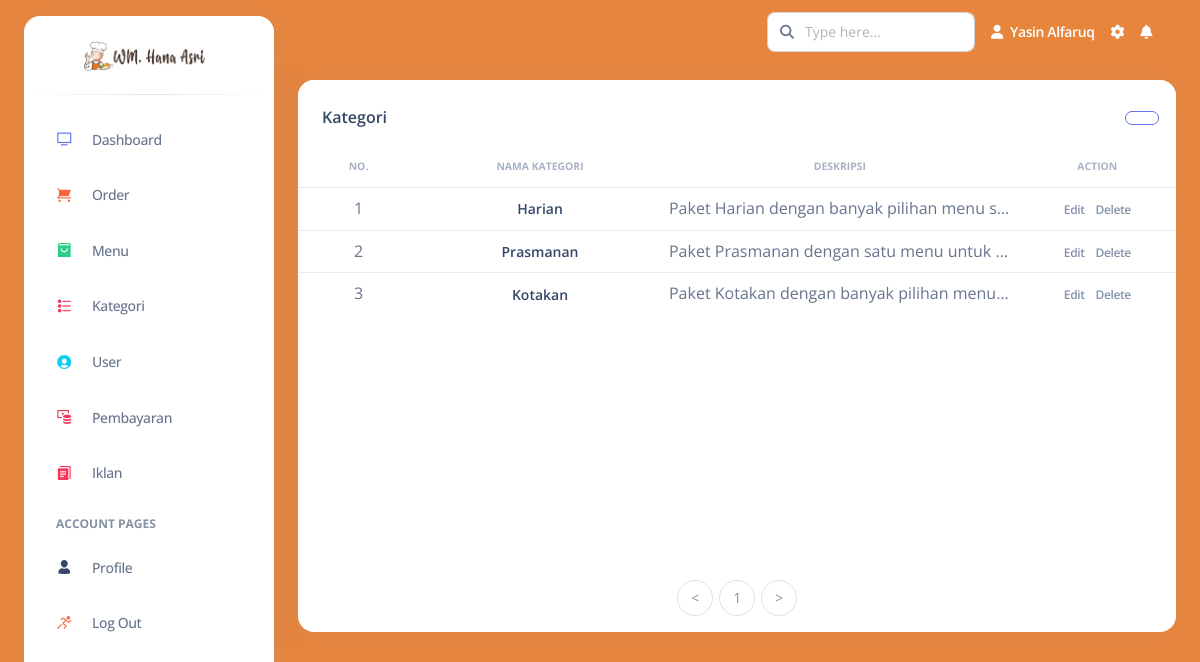
Page /dashboard/pages/kategori/kategori.php (signed in) on the earlier database version.
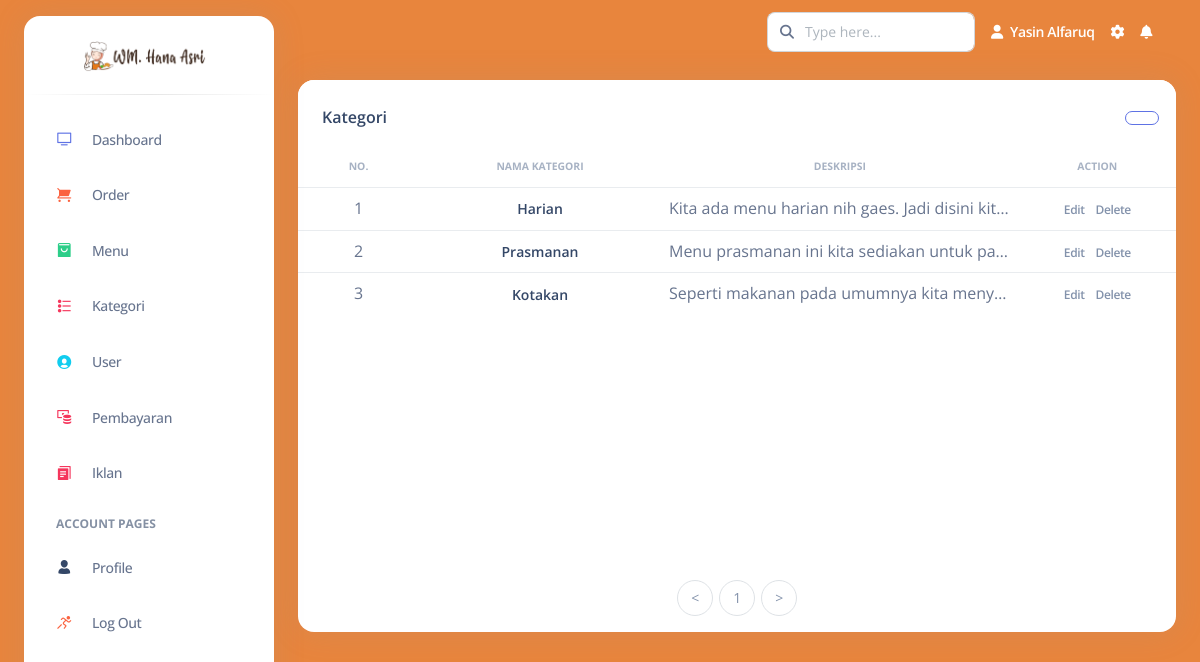
Same page on the later database version.
### tables this page shows
CREATE TABLE `kategori` (
  `id_kategori` int(11) NOT NULL,
  `nama_kategori` varchar(100) NOT NULL,
  `deskripsi` varchar(100) NOT NULL
);

### dashboard/pages/kategori/kategori.php (the view, shortened to what this page needs)
<?php
include('../header.php');
?>
<div class="container-fluid py-3">
  <div class="row">
    <div class="col-12">
      <div class="card" style="height:100vh; max-height: 552px;">
        <div class="card-header pb-0">
          <div class="d-flex align-items-center mb-3">
            <h6 class="mb-0">Kategori</h6>
            <div class="text-end" style="flex: 0 0 auto; width: 93%;">
              <button class="btn btn-outline-primary btn-xs mb-0" data-bs-toggle="modal" data-bs-target="#exampleModalCreate"><i class="uil uil-plus" style="font-size: 15px;"></i></button>
            </div>
          </div>
        </div>
        <div class="card-body px-0 pt-0 pb-2">
          <div class="table-responsive p-0">
            <table class="table align-items-center mb-0">
              <thead>
                <tr>
                  <th class="text-center text-uppercase text-secondary text-xxs font-weight-bolder opacity-7">No.</th>
                  <th class="text-center text-uppercase text-secondary text-xxs font-weight-bolder opacity-7">Nama Kategori</th>
                  <th class="text-center text-uppercase text-secondary text-xxs font-weight-bolder opacity-7">Deskripsi</th>
                  <th class="text-center text-uppercase text-secondary text-xxs font-weight-bolder opacity-7">Action</th>
                </tr>
              </thead>
              <tbody>
                <?php
                $batas = 10;
                $halaman = isset($_GET['halaman'])?(int)$_GET['halaman'] : 1;
                $halaman_awal = ($halaman>1) ? ($halaman * $batas) - $batas : 0;
                $previous = $halaman - 1;
                $next = $halaman + 1;
                $data = mysqli_query($koneksi,"SELECT * FROM kategori;");
                $jumlah_data = mysqli_num_rows($data);
                $total_halaman = ceil($jumlah_data / $batas);
                $data_pegawai = mysqli_query($koneksi,"SELECT * FROM kategori LIMIT $halaman_awal, $batas");
                $nomor = $halaman_awal+1;
                while($d = mysqli_fetch_array($data_pegawai)){
                  ?>
                  <tr>
                    <td class="text-center"><?php echo $nomor++; ?></td>
                    <td class="text-center"><h6 class="mb-0 text-sm"><?php echo $d['nama_kategori']; ?></h6></td>
                    <td class="text-truncate" style="max-width: 200px;"><?php echo $d['deskripsi']; ?></td>
                    <td class="align-middle text-center">
                      <a href="" class="text-secondary font-weight-bold text-xs" data-toggle="tooltip" data-original-title="Edit kategori" data-bs-toggle="modal" data-bs-target="#exampleModalEdit<?php echo $d['id_kategori']; ?>">
                        Edit
                      </a>
                      <a onclick="return confirm('Anda Yakin Ingin Menghapus Data Kategori')" href="kategori.php?id_kategori=<?php echo $d['id_kategori'] ?>" class="text-secondary font-weight-bold text-xs" data-toggle="tooltip" data-original-title="Edit kategori">
                        Delete
                      </a>
                    </td>
                  </tr>
                    <?php
                  }
                  ?>
                </tbody>
              </table>
            </div>
          </div>
          <nav>
            <ul class="pagination justify-content-center">
              <li class="page-item">
                <a class="page-link" <?php if($halaman > 1){ echo "href='?halaman=$previous'"; } ?>> < </a>
              </li>
              <?php
              for($x=1;$x<=$total_halaman;$x++){
                ?>
                <li class="page-item"><a class="page-link" href="?halaman=<?php echo $x ?>"><?php echo $x; ?></a></li>
                <?php
              }
              ?>
              <li class="page-item">
                <a  class="page-link" <?php if($halaman < $total_halaman) { echo "href='?halaman=$next'"; } ?>>> </a>
              </li>
            </ul>
          </nav>
        </div>
      </div>
    </div>
  </div>
  <?php
  include('../footer.php');
?>

### dashboard/pages/header.php (shortened to what this page needs)
<?php
$userName =  $_SESSION['name']  ;
?>
<!DOCTYPE html>
<html lang="en">
<head>
  <link href="../../assets/css/nucleo-icons.css" rel="stylesheet" />
  <link href="../../assets/css/nucleo-svg.css" rel="stylesheet" />
  <link href="../../assets/css/nucleo-svg.css" rel="stylesheet" />
  <link id="pagestyle" href="../../assets/css/argon-dashboard.css?v=2.0.4" rel="stylesheet" />
  <link rel='stylesheet' href='https://unicons.iconscout.com/release/v2.1.9/css/unicons.css'>
</head>
<body class="g-sidenav-show" style="background-color: #E8853D;">
  <div class="min-height-300 position-absolute w-100"></div>
  <aside class="sidenav bg-white navbar navbar-vertical navbar-expand-xs border-0 border-radius-xl my-3 fixed-start ms-4 " id="sidenav-main">
    <div class="sidenav-header">
      <a class="navbar-brand m-0" href="../index.php">
        <img src="../../../assets/img/logo/logo.png" class="navbar-brand-img h-100" alt="main_logo" style="margin-left:25px;">
      </a>
    </div>
    <hr class="horizontal dark mt-0">
    <ul class="navbar-nav">
      <li class="nav-item">
        <a class="nav-link " href="../../index.php">
          <div class="icon icon-shape icon-sm border-radius-md text-center me-2 d-flex align-items-center justify-content-center">
            <i class="ni ni-tv-2 text-primary text-sm opacity-10"></i>
          </div>
          <span class="nav-link-text ms-1">Dashboard</span>
        </a>
      </li>
      <li class="nav-item">
        <a class="nav-link " href="../../pages/order/order.php">
          <div class="icon icon-shape icon-sm border-radius-md text-center me-2 d-flex align-items-center justify-content-center">
            <i class="ni ni-cart text-warning text-sm opacity-10"></i>
          </div>
          <span class="nav-link-text ms-1">Order</span>
        </a>
      </li>
      <li class="nav-item">
        <a class="nav-link " href="../../pages/menu/menu.php">
          <div class="icon icon-shape icon-sm border-radius-md text-center me-2 d-flex align-items-center justify-content-center">
            <i class="ni ni-bag-17 text-success text-sm opacity-10"></i>
          </div>
          <span class="nav-link-text ms-1">Menu</span>
        </a>
      </li>
      <li class="nav-item">
        <a class="nav-link " href="../../pages/kategori/kategori.php">
          <div class="icon icon-shape icon-sm border-radius-md text-center me-2 d-flex align-items-center justify-content-center">
            <i class="ni ni-bullet-list-67 text-danger text-sm opacity-10"></i>
          </div>
          <span class="nav-link-text ms-1">Kategori</span>
        </a>
      </li>
      <li class="nav-item">
        <a class="nav-link " href="../../pages/user/user.php">
          <div class="icon icon-shape icon-sm border-radius-md text-center me-2 d-flex align-items-center justify-content-center">
            <i class="ni ni-circle-08 text-info text-sm opacity-10"></i>
          </div>
          <span class="nav-link-text ms-1">User</span>
        </a>
      </li>
      <li class="nav-item">
        <a class="nav-link " href="../../pages/pembayaran/pembayaran.php">
          <div class="icon icon-shape icon-sm border-radius-md text-center me-2 d-flex align-items-center justify-content-center">
            <i class="ni ni-money-coins text-danger text-sm opacity-10"></i>
          </div>
          <span class="nav-link-text ms-1">Pembayaran</span>
        </a>
      </li>
      <li class="nav-item">
        <a class="nav-link " href="../../pages/iklan/iklan.php">
          <div class="icon icon-shape icon-sm border-radius-md text-center me-2 d-flex align-items-center justify-content-center">
            <i class="ni ni-single-copy-04 text-danger text-sm opacity-10"></i>
          </div>
          <span class="nav-link-text ms-1">Iklan</span>
        </a>
      </li>
      <li class="nav-item mt-3">
        <h6 class="ps-4 ms-2 text-uppercase text-xs font-weight-bolder opacity-6">Account pages</h6>
      </li>
      <li class="nav-item">
        <a class="nav-link " href="../../pages/profile/profile.php">
          <div class="icon icon-shape icon-sm border-radius-md text-center me-2 d-flex align-items-center justify-content-center">
            <i class="ni ni-single-02 text-dark text-sm opacity-10"></i>
          </div>
          <span class="nav-link-text ms-1">Profile</span>
        </a>
      </li>
      <li class="nav-item">
        <a class="nav-link " href="../../../logout.php">
          <div class="icon icon-shape icon-sm border-radius-md text-center me-2 d-flex align-items-center justify-content-center">
            <i class="ni ni-user-run text-warning text-sm opacity-10"></i>
          </div>
          <span class="nav-link-text ms-1">Log Out</span>
        </a>
      </li>
    </ul>
</aside>
<main class="main-content position-relative border-radius-lg ">
  <nav class="navbar navbar-main navbar-expand-lg px-0 mx-4 shadow-none border-radius-xl " id="navbarBlur" data-scroll="false">
    <div class="container-fluid py-1 px-3">
      <div class="collapse navbar-collapse mt-sm-0 mt-2 me-md-0 me-sm-4" id="navbar">
        <div class="ms-md-auto pe-md-3 d-flex align-items-center">
          <div class="input-group">
            <span class="input-group-text text-body"><i class="fas fa-search" aria-hidden="true"></i></span>
            <input type="text" class="form-control" placeholder="Type here...">
          </div>
        </div>
        <ul class="navbar-nav  justify-content-end">
          <li class="nav-item d-flex align-items-center">
            <a href="profile/profile.php" class="nav-link text-white font-weight-bold px-0">
              <i class="fa fa-user me-sm-1"></i>
              <span class="d-sm-inline d-none"><?php echo $userName; ?></span>
            </a>
          </li>
          <li class="nav-item px-3 d-flex align-items-center">
            <a href="javascript:;" class="nav-link text-white p-0">
              <i class="fa fa-cog fixed-plugin-button-nav cursor-pointer"></i>
            </a>
          </li>
          <li class="nav-item dropdown pe-2 d-flex align-items-center">
            <a href="javascript:;" class="nav-link text-white p-0" id="dropdownMenuButton" data-bs-toggle="dropdown" aria-expanded="false">
              <i class="fa fa-bell cursor-pointer"></i>
            </a>
          </li>
        </ul>
      </div>
    </div>
  </nav>

### dashboard/pages/footer.php (shortened to what this page needs)
</main>
</body>
</html>

### dashboard/assets/css/nucleo-svg.css (style rules this page uses)
.icon { display: inline-block; color: #111111; height: 1em; width: 1em; }
.icon-sm { height: 0.8em; width: 0.8em; }
.icon { fill: currentColor; stroke: none; }

Differences in the rows shown:
changed kategori "Harian": deskripsi "Paket Harian dengan banyak pilihan menu s…" → "Kita ada menu harian nih gaes. Jadi disini kit…"
changed kategori "Prasmanan": deskripsi "Paket Prasmanan dengan satu menu untuk…" → "Menu prasmanan ini kita sediakan untuk pa…"
changed kategori "Kotakan": deskripsi "Paket Kotakan dengan banyak pilihan menu…" → "Seperti makanan pada umumnya kita meny…"
